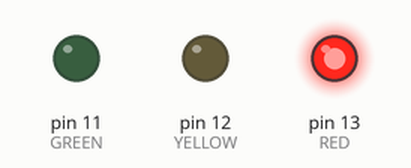
Recording of a sketch running on a simulated Arduino Uno, built with avr-gcc and run on an emulated ATmega328P. Parts: output pins drawn as LEDs (lit = HIGH).

Above: at 0.7 s.
At 2.2 s:
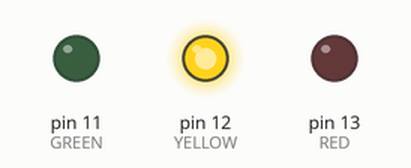
At 3.7 s:
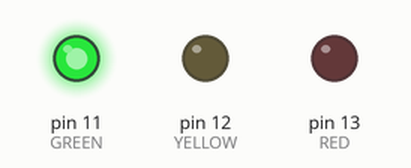
Timing chart, 0 to 5.9 s (numbered marks = the images above):
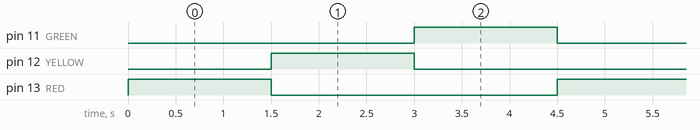

The sketch:

semaforo.ino
```cpp
// variables
int GREEN = 11;
int YELLOW = 12;
int RED = 13;
int DELAY_GREEN = 1500;
int DELAY_YELLOW = 1500;
int DELAY_RED = 1500;


// basic functions
void setup()
{
  pinMode(GREEN, OUTPUT);
  pinMode(YELLOW, OUTPUT);
  pinMode(RED, OUTPUT);
}

void loop()
{
  red_light();
  delay(DELAY_RED);
  yellow_light();
  delay(DELAY_YELLOW);
  green_light();
  delay(DELAY_GREEN);
}

void green_light()
{
  digitalWrite(GREEN, HIGH);
  digitalWrite(YELLOW, LOW);
  digitalWrite(RED, LOW);
}

void yellow_light()
{
  digitalWrite(GREEN, LOW);
  digitalWrite(YELLOW, HIGH);
  digitalWrite(RED, LOW);
}

void red_light()
{
  digitalWrite(GREEN, LOW);
  digitalWrite(YELLOW, LOW);
  digitalWrite(RED, HIGH);
}
```

Measured:
- by itself, pin 11 (GREEN), pin 12 (YELLOW), pin 13 (RED): alternates HIGH for 1.5 s and LOW for 3.0 s
- by itself, everything shown: repeats every 4.5 s, in 3 steps
